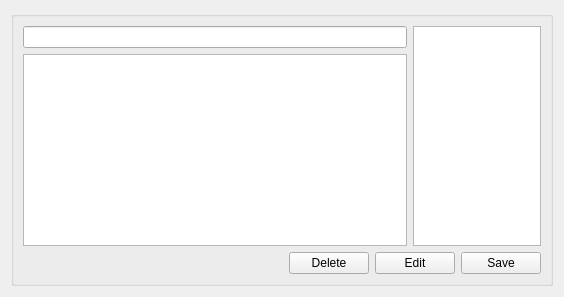
<?xml version="1.0" encoding="UTF-8"?>
<ui version="4.0">
 <class>ThoughtWidget</class>
 <widget class="QWidget" name="ThoughtWidget">
  <layout class="QVBoxLayout" name="verticalLayout">
   <item>
    <widget class="QGroupBox" name="m_groupBox">
     <layout class="QVBoxLayout" name="verticalLayout_2">
      <item>
       <layout class="QHBoxLayout" name="m_dataLayout" stretch="3,1">
        <item>
         <layout class="QVBoxLayout" name="m_textsLayout">
          <item>
           <widget class="QLineEdit" name="m_title"/>
          </item>
          <item>
           <widget class="QPlainTextEdit" name="m_content"/>
          </item>
         </layout>
        </item>
        <item>
         <widget class="QListWidget" name="m_tags">
          <property name="contextMenuPolicy">
           <enum>Qt::CustomContextMenu</enum>
          </property>
          <property name="selectionMode">
           <enum>QAbstractItemView::ExtendedSelection</enum>
          </property>
         </widget>
        </item>
       </layout>
      </item>
      <item>
       <layout class="QHBoxLayout" name="m_buttonsLayout">
        <item>
         <spacer name="m_buttonSpacer">
          <property name="orientation">
           <enum>Qt::Horizontal</enum>
          </property>
          <property name="sizeHint" stdset="0">
           <size>
            <width>40</width>
            <height>20</height>
           </size>
          </property>
         </spacer>
        </item>
        <item>
         <widget class="QPushButton" name="m_deleteButton">
          <property name="text">
           <string>Delete</string>
          </property>
         </widget>
        </item>
        <item>
         <widget class="QPushButton" name="m_editButton">
          <property name="text">
           <string>Edit</string>
          </property>
         </widget>
        </item>
        <item>
         <widget class="QPushButton" name="m_saveButton">
          <property name="text">
           <string>Save</string>
          </property>
         </widget>
        </item>
       </layout>
      </item>
     </layout>
    </widget>
   </item>
  </layout>
  <action name="m_addTagAction">
   <property name="text">
    <string>Add</string>
   </property>
   <property name="toolTip">
    <string>Add a new tag</string>
   </property>
  </action>
  <action name="m_removeTagsAction">
   <property name="text">
    <string>Remove</string>
   </property>
   <property name="toolTip">
    <string>Remove selected tag</string>
   </property>
  </action>
 </widget>
 <tabstops>
  <tabstop>m_title</tabstop>
  <tabstop>m_content</tabstop>
  <tabstop>m_tags</tabstop>
  <tabstop>m_deleteButton</tabstop>
  <tabstop>m_editButton</tabstop>
  <tabstop>m_saveButton</tabstop>
 </tabstops>
 <resources/>
 <connections/>
</ui>
